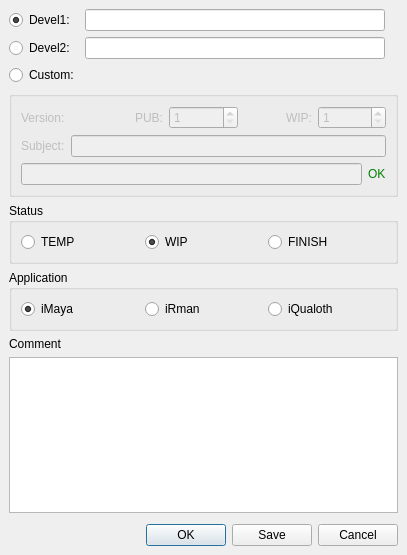
<ui version="4.0" >
 <class>Dialog</class>
 <widget class="QDialog" name="Dialog" >
  <property name="geometry" >
   <rect>
    <x>0</x>
    <y>0</y>
    <width>407</width>
    <height>555</height>
   </rect>
  </property>
  <property name="windowTitle" >
   <string>Dialog</string>
  </property>
  <layout class="QVBoxLayout" >
   <property name="margin" >
    <number>9</number>
   </property>
   <property name="spacing" >
    <number>6</number>
   </property>
   <item>
    <layout class="QGridLayout" >
     <property name="margin" >
      <number>0</number>
     </property>
     <property name="spacing" >
      <number>6</number>
     </property>
     <item row="0" column="0" >
      <widget class="QRadioButton" name="Currently_radioButton" >
       <property name="text" >
        <string>Devel1:</string>
       </property>
       <property name="checked" >
        <bool>true</bool>
       </property>
      </widget>
     </item>
     <item row="0" column="1" >
      <widget class="QLineEdit" name="Currently_lineEdit" >
       <property name="readOnly" >
        <bool>true</bool>
       </property>
      </widget>
     </item>
     <item row="1" column="0" >
      <widget class="QRadioButton" name="Latest_radioButton" >
       <property name="text" >
        <string>Devel2:</string>
       </property>
      </widget>
     </item>
     <item row="1" column="1" >
      <widget class="QLineEdit" name="Latest_lineEdit" >
       <property name="readOnly" >
        <bool>true</bool>
       </property>
      </widget>
     </item>
     <item row="2" column="0" >
      <widget class="QRadioButton" name="Custom_radioButton" >
       <property name="text" >
        <string>Custom:</string>
       </property>
      </widget>
     </item>
     <item row="0" column="2" >
      <widget class="QLabel" name="Devel1_label" >
       <property name="text" >
        <string/>
       </property>
      </widget>
     </item>
     <item row="1" column="2" >
      <widget class="QLabel" name="Devel2_label" >
       <property name="text" >
        <string/>
       </property>
      </widget>
     </item>
    </layout>
   </item>
   <item>
    <widget class="QGroupBox" name="groupBox" >
     <property name="enabled" >
      <bool>false</bool>
     </property>
     <property name="title" >
      <string/>
     </property>
     <layout class="QGridLayout" >
      <property name="margin" >
       <number>9</number>
      </property>
      <property name="spacing" >
       <number>6</number>
      </property>
      <item row="0" column="0" >
       <layout class="QHBoxLayout" >
        <property name="margin" >
         <number>0</number>
        </property>
        <property name="spacing" >
         <number>6</number>
        </property>
        <item>
         <widget class="QLabel" name="label" >
          <property name="text" >
           <string>Version:</string>
          </property>
         </widget>
        </item>
        <item>
         <widget class="QLabel" name="label_2" >
          <property name="text" >
           <string>PUB:</string>
          </property>
          <property name="alignment" >
           <set>Qt::AlignRight|Qt::AlignTrailing|Qt::AlignVCenter</set>
          </property>
         </widget>
        </item>
        <item>
         <widget class="QSpinBox" name="Pub_spinBox" >
          <property name="minimum" >
           <number>1</number>
          </property>
         </widget>
        </item>
        <item>
         <widget class="QLabel" name="label_3" >
          <property name="text" >
           <string>WIP:</string>
          </property>
          <property name="alignment" >
           <set>Qt::AlignRight|Qt::AlignTrailing|Qt::AlignVCenter</set>
          </property>
         </widget>
        </item>
        <item>
         <widget class="QSpinBox" name="Wip_spinBox" >
          <property name="minimum" >
           <number>1</number>
          </property>
         </widget>
        </item>
       </layout>
      </item>
      <item row="1" column="0" >
       <layout class="QHBoxLayout" >
        <property name="margin" >
         <number>0</number>
        </property>
        <property name="spacing" >
         <number>6</number>
        </property>
        <item>
         <widget class="QLabel" name="label_4" >
          <property name="text" >
           <string>Subject:</string>
          </property>
         </widget>
        </item>
        <item>
         <widget class="QLineEdit" name="Subject_lineEdit" />
        </item>
       </layout>
      </item>
      <item row="2" column="0" >
       <layout class="QHBoxLayout" >
        <property name="margin" >
         <number>0</number>
        </property>
        <property name="spacing" >
         <number>6</number>
        </property>
        <item>
         <widget class="QLineEdit" name="Custom_lineEdit" >
          <property name="readOnly" >
           <bool>true</bool>
          </property>
         </widget>
        </item>
        <item>
         <widget class="QLabel" name="Valid_lineEdit" >
          <property name="styleSheet" >
           <string>color: green</string>
          </property>
          <property name="text" >
           <string>OK</string>
          </property>
         </widget>
        </item>
       </layout>
      </item>
     </layout>
    </widget>
   </item>
   <item>
    <widget class="QGroupBox" name="groupBox_2" >
     <property name="title" >
      <string>Status</string>
     </property>
     <layout class="QGridLayout" >
      <property name="margin" >
       <number>9</number>
      </property>
      <property name="spacing" >
       <number>6</number>
      </property>
      <item row="0" column="0" >
       <layout class="QHBoxLayout" >
        <property name="margin" >
         <number>0</number>
        </property>
        <property name="spacing" >
         <number>6</number>
        </property>
        <item>
         <widget class="QRadioButton" name="Temp_radioButton" >
          <property name="text" >
           <string>TEMP</string>
          </property>
         </widget>
        </item>
        <item>
         <widget class="QRadioButton" name="Wip_radioButton" >
          <property name="text" >
           <string>WIP</string>
          </property>
          <property name="checked" >
           <bool>true</bool>
          </property>
         </widget>
        </item>
        <item>
         <widget class="QRadioButton" name="Finish_radioButton" >
          <property name="text" >
           <string>FINISH</string>
          </property>
         </widget>
        </item>
       </layout>
      </item>
     </layout>
    </widget>
   </item>
   <item>
    <widget class="QGroupBox" name="groupBox_3" >
     <property name="title" >
      <string>Application</string>
     </property>
     <layout class="QGridLayout" >
      <property name="margin" >
       <number>9</number>
      </property>
      <property name="spacing" >
       <number>6</number>
      </property>
      <item row="0" column="0" >
       <layout class="QHBoxLayout" >
        <property name="margin" >
         <number>0</number>
        </property>
        <property name="spacing" >
         <number>6</number>
        </property>
        <item>
         <widget class="QRadioButton" name="Maya_radioButton" >
          <property name="text" >
           <string>iMaya</string>
          </property>
          <property name="checked" >
           <bool>true</bool>
          </property>
         </widget>
        </item>
        <item>
         <widget class="QRadioButton" name="Rman_radioButton" >
          <property name="text" >
           <string>iRman</string>
          </property>
         </widget>
        </item>
        <item>
         <widget class="QRadioButton" name="Qualoth_radioButton" >
          <property name="text" >
           <string>iQualoth</string>
          </property>
         </widget>
        </item>
       </layout>
      </item>
     </layout>
    </widget>
   </item>
   <item>
    <widget class="QLabel" name="label_7" >
     <property name="text" >
      <string>Comment</string>
     </property>
    </widget>
   </item>
   <item>
    <widget class="QTextEdit" name="commentTextEdit" />
   </item>
   <item>
    <spacer>
     <property name="orientation" >
      <enum>Qt::Vertical</enum>
     </property>
     <property name="sizeHint" >
      <size>
       <width>20</width>
       <height>40</height>
      </size>
     </property>
    </spacer>
   </item>
   <item>
    <widget class="QDialogButtonBox" name="buttonBox" >
     <property name="orientation" >
      <enum>Qt::Horizontal</enum>
     </property>
     <property name="standardButtons" >
      <set>QDialogButtonBox::Cancel|QDialogButtonBox::NoButton|QDialogButtonBox::Ok|QDialogButtonBox::Save</set>
     </property>
    </widget>
   </item>
  </layout>
 </widget>
 <resources/>
 <connections>
  <connection>
   <sender>buttonBox</sender>
   <signal>accepted()</signal>
   <receiver>Dialog</receiver>
   <slot>accept()</slot>
   <hints>
    <hint type="sourcelabel" >
     <x>248</x>
     <y>254</y>
    </hint>
    <hint type="destinationlabel" >
     <x>157</x>
     <y>274</y>
    </hint>
   </hints>
  </connection>
  <connection>
   <sender>buttonBox</sender>
   <signal>rejected()</signal>
   <receiver>Dialog</receiver>
   <slot>reject()</slot>
   <hints>
    <hint type="sourcelabel" >
     <x>316</x>
     <y>260</y>
    </hint>
    <hint type="destinationlabel" >
     <x>286</x>
     <y>274</y>
    </hint>
   </hints>
  </connection>
 </connections>
</ui>
